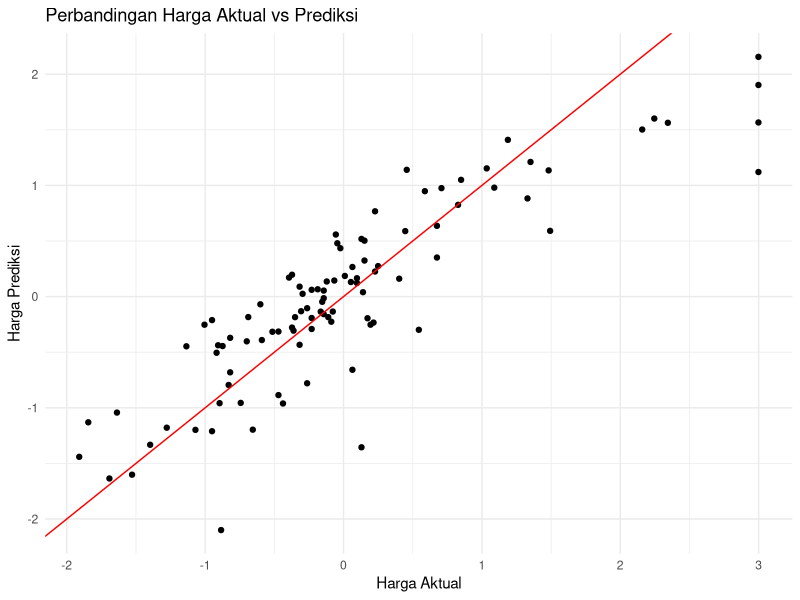

Recreate this plot in R.
library(MASS)
library(dplyr)
library(caret)
library(ggplot2)

data("Boston")
df <- Boston
str(df)
head(df)

set.seed(123)
train_index <- createDataPartition(df$medv, p = 0.8, list = FALSE)
train_data <- df %>% slice(train_index)
test_data <- df %>% slice(-train_index)

# Dengan Normalisasi
preproc <- preProcess(train_data, method = c("center", "scale"))
train_scaled <- predict(preproc, train_data)
test_scaled  <- predict(preproc, test_data)

model <- lm(medv ~ ., data = train_scaled)
pred <- predict(model, newdata = test_scaled)

MAE  <- mean(abs(pred - test_scaled$medv))
MSE  <- mean((pred - test_scaled$medv)^2)
RMSE <- sqrt(MSE)
R2   <- 1 - sum((pred - test_scaled$medv)^2) / sum((test_scaled$medv - mean(test_scaled$medv))^2)

coef_df <- data.frame(
  feature = names(coef(model)),
  coef = round(coef(model), 3),
  abs_coef = round(abs(coef(model)), 3)
)

coef_df <- coef_df[order(coef_df$abs_coef, decreasing = TRUE), ]
coef_df 

ggplot() +
  geom_point(aes(x = test_scaled$medv, y = pred)) +
  labs(x = "Harga Aktual", y = "Harga Prediksi",
       title = "Perbandingan Harga Aktual vs Prediksi") +
  geom_abline(slope = 1, intercept = 0, color = "red") +
  theme_minimal()

round(c(MAE, MSE, RMSE, R2), 3)

